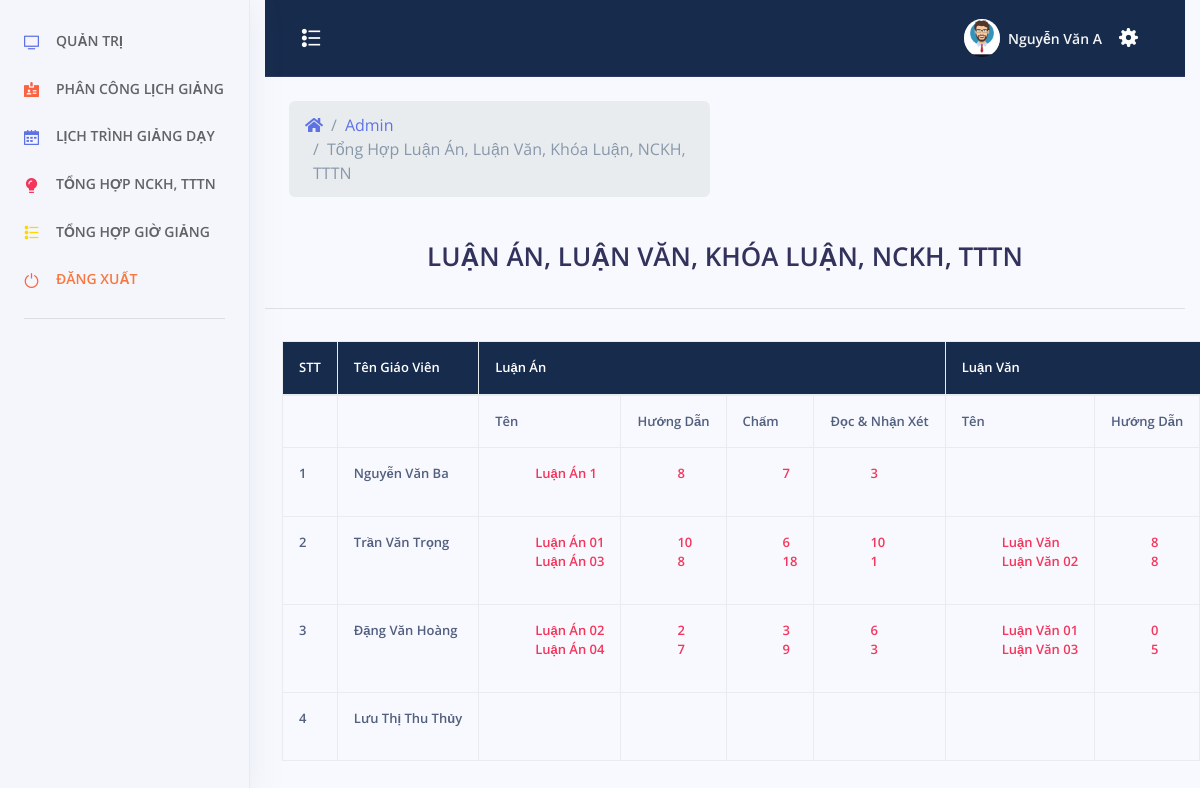
The app's page /admin/index.php?menu=tong-hop (signed in) with its own data.
### tables this page shows
CREATE TABLE `tai_khoan` (
  `id_tai_khoan` int(11) NOT NULL,
  `ten_tai_khoan` varchar(30) NOT NULL,
  `mat_khau` varchar(100) NOT NULL,
  `nhom_tai_khoan` tinyint(2) NOT NULL,
  `ten_sinh_vien` varchar(100) NOT NULL,
  `sdt` varchar(20) NOT NULL,
  `ngay_sinh` varchar(50) NOT NULL,
  `ngay_tao` datetime NOT NULL
);

CREATE TABLE `luan_an` (
  `id` int(11) NOT NULL,
  `id_giaovien` int(11) NOT NULL,
  `ten` varchar(500) NOT NULL,
  `huong_dan` int(11) DEFAULT NULL,
  `cham` int(11) DEFAULT NULL,
  `doc` int(11) DEFAULT NULL
);

CREATE TABLE `luan_van` (
  `id` int(11) NOT NULL,
  `id_giaovien` int(11) NOT NULL,
  `ten` varchar(500) NOT NULL,
  `huong_dan` int(11) NOT NULL,
  `cham` int(11) NOT NULL,
  `doc` int(11) NOT NULL
);

### admin/tong-hop.php (the view, shortened to what this page needs)
<?php
	include_once('../config/config.php');
	include_once('../header.php');
 ?>
<?php
		if($_SESSION["taikhoan"] == NULL){ ?>
			<script>
				window.location.href="../tai-khoan/dang-nhap.php";
			</script>
		<?php }else {?>
		<?php
			$sql = "SELECT * FROM `tai_khoan` WHERE `nhom_tai_khoan`=0";
			$qr = mysqli_query($conn, $sql);
		 ?>
		 	<div class="row align-items-center py-4">
            <div class="col-lg-6 col-7">
              <nav aria-label="breadcrumb" class="d-none d-md-inline-block ml-md-4">
                <ol class="breadcrumb breadcrumb-links breadcrumb-dark">
                  <li class="breadcrumb-item"><a href="#"><i class="fas fa-home"></i></a></li>
                  <li class="breadcrumb-item"><a href="index.php">Admin</a></li>
                  <li class="breadcrumb-item active" aria-current="page">Tổng Hợp Luận Án, Luận Văn, Khóa Luận, NCKH, TTTN</li>
                </ol>
              </nav>
            </div>
          </div>
			<div class="caption">
			<h1 style="text-align: center">LUẬN ÁN, LUẬN VĂN, KHÓA LUẬN, NCKH, TTTN</h1>
			</div>
			<hr>
			<div class="row">
				<table class="table table-bordered table-responsive">
					<tr class="chimuc">
						<th rowspan="2">STT</th>
						<th rowspan="2">Tên Giáo Viên</th>
						<th colspan="4">Luận Án</th>
						<th colspan="4">Luận Văn</th>
					</tr>
					<tbody>
                        <tr>
                            <td></td>
                            <td></td>
                            <td>Tên </td>
                            <td>Hướng Dẫn</td>
                            <td>Chấm</td>
                            <td>Đọc & Nhận Xét</td>
                            <td>Tên </td>
                            <td>Hướng Dẫn</td>
                        </tr>
					<?php $stt = 1;?>
					<?php while($row = mysqli_fetch_assoc($qr)){ ?>
						<tr>
							<td><?php echo $stt;?></td>
							<td>
							<?php echo $row["ten_sinh_vien"]; ?>
							</td>
                            <td style="color: #f5365c;" class="gach">
                            <ul style="list-style:none" class="gach">
                                <?php
                                $idgv1 = $row["id_tai_khoan"];
                                $sqlluanan = "SELECT * FROM `luan_an` WHERE `id_giaovien` = '$idgv1'";
                                $qrluanan = mysqli_query($conn, $sqlluanan);
                                while($rowluanan = mysqli_fetch_assoc($qrluanan)){
                                echo "<li> ".$rowluanan["ten"]."</li>";
                                }
                                ?>
                                </ul>
                            </td>
                            <td style="color: #f5365c;">
                            <ul style="list-style:none" class="gach">
                                <?php
                                $idgv1 = $row["id_tai_khoan"];
                                $sqlluanan = "SELECT * FROM `luan_an` WHERE `id_giaovien` = '$idgv1'";
                                $qrluanan = mysqli_query($conn, $sqlluanan);
                                while($rowluanan = mysqli_fetch_assoc($qrluanan)){
                                echo "<li> ".$rowluanan["huong_dan"]."</li>";
                                }
                                ?>
                                </ul>
                            </td>
                            <td style="color: #f5365c;">
                            <ul style="list-style:none">
                                <?php
                                $idgv1 = $row["id_tai_khoan"];
                                $sqlluanan = "SELECT * FROM `luan_an` WHERE `id_giaovien` = '$idgv1'";
                                $qrluanan = mysqli_query($conn, $sqlluanan);
                                while($rowluanan = mysqli_fetch_assoc($qrluanan)){
                                echo "<li> ".$rowluanan["cham"]."</li>";
                                }
                                ?>
                                </ul>
                            </td>
                            <td style="color: #f5365c;">
                            <ul style="list-style:none">
                                <?php
                                $idgv1 = $row["id_tai_khoan"];
                                $sqlluanan = "SELECT * FROM `luan_an` WHERE `id_giaovien` = '$idgv1'";
                                $qrluanan = mysqli_query($conn, $sqlluanan);
                                while($rowluanan = mysqli_fetch_assoc($qrluanan)){
                                echo "<li> ".$rowluanan["doc"]."</li>";
                                }
                                ?>
                                </ul>
                            </td>
                            <td style="color: #f5365c;">
                            <ul style="list-style:none">
                                <?php
                                $idgv1 = $row["id_tai_khoan"];
                                $sqlluanan = "SELECT * FROM `luan_van` WHERE `id_giaovien` = '$idgv1'";
                                $qrluanan = mysqli_query($conn, $sqlluanan);
                                while($rowluanan = mysqli_fetch_assoc($qrluanan)){
                                echo "<li> ".$rowluanan["ten"]."</li>";
                                }
                                ?>
                                </ul>
                            </td>
                            <td style="color: #f5365c;">
                            <ul style="list-style:none">
                                <?php
                                $idgv1 = $row["id_tai_khoan"];
                                $sqlluanan = "SELECT * FROM `luan_van` WHERE `id_giaovien` = '$idgv1'";
                                $qrluanan = mysqli_query($conn, $sqlluanan);
                                while($rowluanan = mysqli_fetch_assoc($qrluanan)){
                                echo "<li> ".$rowluanan["huong_dan"]."</li>";
                                }
                                ?>
                                </ul>
                            </td>
						</tr>
						<?php $stt = $stt + 1; ?>
						<?php } ?>
					</tbody>
				</table>
<br>
			</div>
    <?php } ?>
</div>
 <?php
	include_once('../footer.php');
 ?>

### assets/css/style.css (style rules this page uses)
table.table.table-bordered { border: none; }
table.table.table-bordered.table-responsive { margin-left: 32px; }
tr.chimuc { background-color: #172b4d; }
tr.chimuc th { color: white; }
.table td, .table th { font-size: .8125rem; white-space: nowrap; font-weight: 600!important; }

### records on screen
tai_khoan: ten_sinh_vien "Nguyễn Văn Ba"
luan_an: ten "Luận Án 1", huong_dan "8", cham "7", doc "3"
tai_khoan: ten_sinh_vien "Trần Văn Trọng"
luan_an: ten "Luận Án 01", huong_dan "10", cham "6", doc "10"
luan_an: ten "Luận Án 03", huong_dan "8", cham "18", doc "1"
luan_van: ten "Luận Văn", huong_dan "8"
luan_van: ten "Luận Văn 02", huong_dan "8"
tai_khoan: ten_sinh_vien "Đặng Văn Hoàng"
luan_an: ten "Luận Án 02", huong_dan "2", cham "3", doc "6"
luan_an: ten "Luận Án 04", huong_dan "7", cham "9", doc "3"
luan_van: ten "Luận Văn 01", huong_dan "0"
luan_van: ten "Luận Văn 03", huong_dan "5"
tai_khoan: ten_sinh_vien "Lưu Thị Thu Thủy"

### other values on screen
$_SESSION["tensv"] "Nguyễn Văn A"
